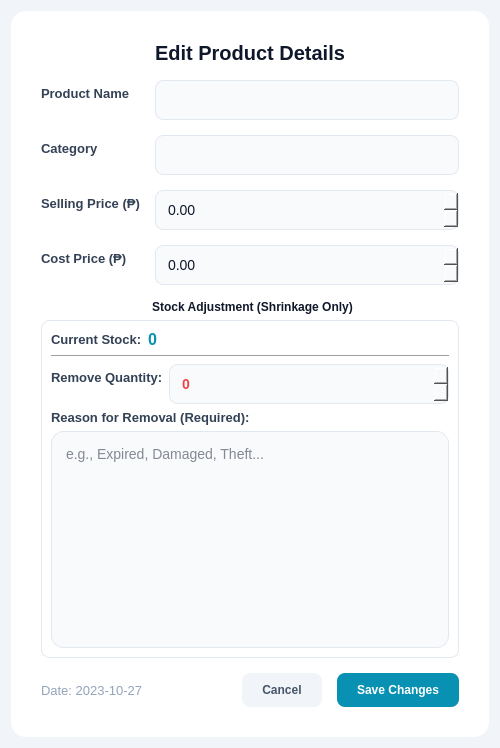
<?xml version="1.0" encoding="UTF-8"?>
<ui version="4.0">
 <class>EditProductDialog</class>
 <widget class="QDialog" name="EditProductDialog">
  <property name="geometry">
   <rect>
    <x>0</x>
    <y>0</y>
    <width>500</width>
    <height>748</height>
   </rect>
  </property>
  <property name="windowTitle">
   <string>Edit Product &amp; Adjust Stock</string>
  </property>
  <property name="styleSheet">
   <string notr="true">
    QDialog { background-color: #F1F5F9; }
    QFrame#dialog_content {
        background-color: white;
        border-radius: 15px;
  
    }
    QLabel { font-family: &quot;Segoe UI&quot;; color: #334155; font-weight: bold; font-size: 13px; }
    QLineEdit, QDoubleSpinBox, QSpinBox, QPlainTextEdit {
        background-color: #F8FAFC; border: 1px solid #E2E8F0; border-radius: 8px; padding: 10px; font-size: 14px; color: #0F172A;
    }
    QLineEdit:focus, QPlainTextEdit:focus { border: 2px solid #06B6D4; background-color: white; }
    QGroupBox { font-weight: bold; color: #0F172A; border: 1px solid #E2E8F0; border-radius: 8px; margin-top: 20px; }
    QGroupBox::title { subcontrol-origin: margin; subcontrol-position: top center; padding: 0 10px; background-color: white; }
   </string>
  </property>
  <layout class="QVBoxLayout" name="verticalLayout">
   <item>
    <widget class="QFrame" name="dialog_content">
     <property name="styleSheet">
      <string notr="true"/>
     </property>
     <layout class="QVBoxLayout" name="verticalLayout_2">
      <property name="spacing">
       <number>15</number>
      </property>
      <property name="leftMargin">
       <number>30</number>
      </property>
      <property name="topMargin">
       <number>30</number>
      </property>
      <property name="rightMargin">
       <number>30</number>
      </property>
      <property name="bottomMargin">
       <number>30</number>
      </property>
      <item>
       <widget class="QLabel" name="lbl_title">
        <property name="styleSheet">
         <string>font-size: 20px; font-weight: 800; color: #0F172A;</string>
        </property>
        <property name="text">
         <string>Edit Product Details</string>
        </property>
        <property name="alignment">
         <set>Qt::AlignmentFlag::AlignCenter</set>
        </property>
       </widget>
      </item>
      <item>
       <layout class="QFormLayout" name="formLayout">
        <property name="verticalSpacing">
         <number>15</number>
        </property>
        <item row="0" column="0">
         <widget class="QLabel" name="l1">
          <property name="text">
           <string>Product Name</string>
          </property>
         </widget>
        </item>
        <item row="0" column="1">
         <widget class="QLineEdit" name="input_name"/>
        </item>
        <item row="1" column="0">
         <widget class="QLabel" name="l2">
          <property name="text">
           <string>Category</string>
          </property>
         </widget>
        </item>
        <item row="1" column="1">
         <widget class="QLineEdit" name="input_category"/>
        </item>
        <item row="2" column="0">
         <widget class="QLabel" name="l3">
          <property name="text">
           <string>Selling Price (₱)</string>
          </property>
         </widget>
        </item>
        <item row="2" column="1">
         <widget class="QDoubleSpinBox" name="input_price">
          <property name="maximum">
           <double>999999.989999999990687</double>
          </property>
         </widget>
        </item>
        <item row="3" column="0">
         <widget class="QLabel" name="l4">
          <property name="text">
           <string>Cost Price (₱)</string>
          </property>
         </widget>
        </item>
        <item row="3" column="1">
         <widget class="QDoubleSpinBox" name="input_cost">
          <property name="maximum">
           <double>999999.989999999990687</double>
          </property>
         </widget>
        </item>
       </layout>
      </item>
      <item>
       <widget class="QGroupBox" name="group_stock">
        <property name="title">
         <string>Stock Adjustment (Shrinkage Only)</string>
        </property>
        <layout class="QVBoxLayout" name="verticalLayout_stock">
         <item>
          <layout class="QHBoxLayout" name="hbox_stock_display">
           <item>
            <widget class="QLabel" name="lbl_current_stock_title">
             <property name="text">
              <string>Current Stock:</string>
             </property>
            </widget>
           </item>
           <item>
            <widget class="QLabel" name="lbl_current_stock_val">
             <property name="styleSheet">
              <string>font-size: 16px; color: #0891B2;</string>
             </property>
             <property name="text">
              <string>0</string>
             </property>
            </widget>
           </item>
           <item>
            <spacer name="hs">
             <property name="orientation">
              <enum>Qt::Orientation::Horizontal</enum>
             </property>
             <property name="sizeHint" stdset="0">
              <size>
               <width>0</width>
               <height>0</height>
              </size>
             </property>
            </spacer>
           </item>
          </layout>
         </item>
         <item>
          <widget class="Line" name="line_stock">
           <property name="orientation">
            <enum>Qt::Orientation::Horizontal</enum>
           </property>
          </widget>
         </item>
         <item>
          <layout class="QFormLayout" name="form_shrink">
           <item row="0" column="0">
            <widget class="QLabel" name="l_rem">
             <property name="text">
              <string>Remove Quantity:</string>
             </property>
            </widget>
           </item>
           <item row="0" column="1">
            <widget class="QSpinBox" name="input_remove_qty">
             <property name="styleSheet">
              <string>color: #EF4444; font-weight: bold;</string>
             </property>
             <property name="maximum">
              <number>99999</number>
             </property>
            </widget>
           </item>
          </layout>
         </item>
         <item>
          <widget class="QLabel" name="l_reason">
           <property name="text">
            <string>Reason for Removal (Required):</string>
           </property>
          </widget>
         </item>
         <item>
          <widget class="QPlainTextEdit" name="input_reason">
           <property name="styleSheet">
            <string notr="true">border-radius: 12px;</string>
           </property>
           <property name="placeholderText">
            <string>e.g., Expired, Damaged, Theft...</string>
           </property>
          </widget>
         </item>
        </layout>
       </widget>
      </item>
      <item>
       <layout class="QHBoxLayout" name="layout_buttons">
        <item>
         <widget class="QLabel" name="lbl_date">
          <property name="styleSheet">
           <string>color: #94A3B8; font-weight: normal;</string>
          </property>
          <property name="text">
           <string>Date: 2023-10-27</string>
          </property>
         </widget>
        </item>
        <item>
         <spacer name="hs2">
          <property name="orientation">
           <enum>Qt::Orientation::Horizontal</enum>
          </property>
          <property name="sizeHint" stdset="0">
           <size>
            <width>0</width>
            <height>0</height>
           </size>
          </property>
         </spacer>
        </item>
        <item>
         <widget class="QPushButton" name="btn_cancel">
          <property name="cursor">
           <cursorShape>PointingHandCursor</cursorShape>
          </property>
          <property name="styleSheet">
           <string>QPushButton { background-color: #F1F5F9; color: #475569; border: none; padding: 10px 20px; border-radius: 8px; font-weight: bold; } QPushButton:hover { background-color: #E2E8F0; }</string>
          </property>
          <property name="text">
           <string>Cancel</string>
          </property>
         </widget>
        </item>
        <item>
         <widget class="QPushButton" name="btn_save">
          <property name="cursor">
           <cursorShape>PointingHandCursor</cursorShape>
          </property>
          <property name="styleSheet">
           <string>QPushButton { background-color: #0891B2; color: white; border: none; padding: 10px 20px; border-radius: 8px; font-weight: bold; } QPushButton:hover { background-color: #06B6D4; }</string>
          </property>
          <property name="text">
           <string>Save Changes</string>
          </property>
         </widget>
        </item>
       </layout>
      </item>
     </layout>
    </widget>
   </item>
  </layout>
 </widget>
 <resources/>
 <connections/>
</ui>
